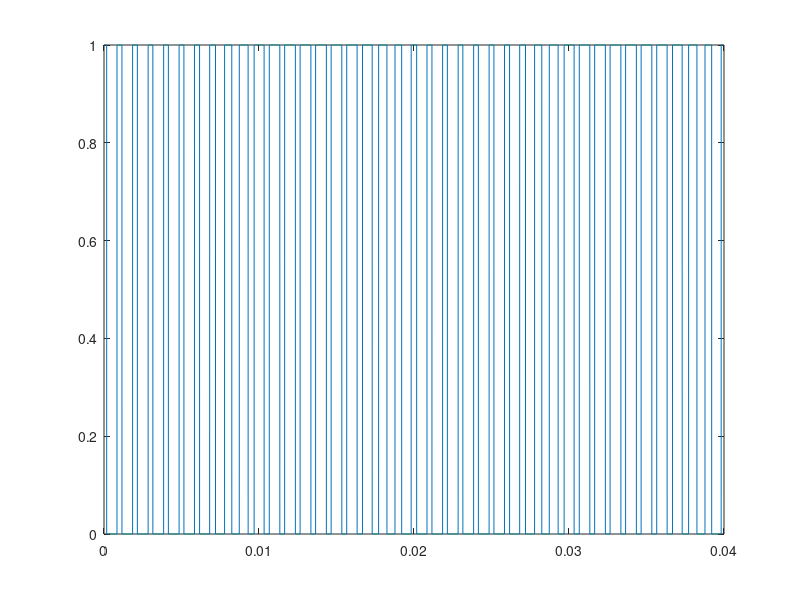

MATLAB code for this plot:
X=[];
%%
for ma = 0.5
fout = 50; % Hz
fsw = 1e3; % Hz
fl=fsw-2*fout;
fh=fsw+2*fout;
The_c=0;
The_f=2*pi/3;
phaseP=The_f+0;
carrierPhP=The_c;

Tstep = 1/fsw/1000; % s
Ts = Tstep; % s
Fs=1/Ts;
Tfinal =2/fout ; % s
time_array = 0:Tstep:Tfinal-Tstep;
NumberofSteps = numel(time_array);

m=1; % carrier
n=2; % fundamental
mb=2.*besselj(n,m*ma*pi/2)/(m*pi);
% mb=0;
% Time array
%Generate switching signals
VrefP = ma*cos(2*pi*fout*time_array+phaseP)+2*mb*cos(2*pi*fl*time_array-2*phaseP)+2*mb*cos(2*pi*fh*time_array+2*phaseP);
% VrefP = ma*cos(2*pi*fout*time_array+phaseP)-2*mb*cos(2*pi*4*fout*time_array-2*phaseP);
Vtriang = zeros(1, NumberofSteps);
for k = 1:Tfinal*fsw
   Triang_temp = triang(1/(Ts*fsw));
   Vtriang((length(Triang_temp)*(k-1)+1:k/(Tstep*fsw))) = (Triang_temp*2)-1;
end

carP= round(carrierPhP/(fsw*Ts)/360);
if carP==0
    carP=1;
end

VcarrierP = [ Vtriang(carP:end), zeros(1,carP-1)];
SP = double(VrefP > VcarrierP);
%
% figure();
% minus=0;
% hold on; 
% plot(time_array,VcarrierP+minus)
% hold on;
% plot(time_array,VrefP)

% figure();
plot(time_array,SP)
hold on;
%%
Y = fft(SP);
P2 = abs(Y/NumberofSteps);
P1 = P2(1:NumberofSteps/2+1);
P1(2:end-1) = 2*P1(2:end-1);
f = Fs*(0:(NumberofSteps/2))/NumberofSteps;
% figure();
% plot(f,P1) 
% title('Single-Sided Amplitude Spectrum of X(t)')
% xlabel('f (Hz)')
% ylabel('|P1(f)|')
% xlim([0 4e4])
[al,bl]=find(f==(fsw-2*fout));
[a,b]=find(f==fsw);
[ah,bh]=find(f==(fsw+2*fout));

X=[X; [P1(bl),P1(b),P1(bh)]];

end
display(X)
